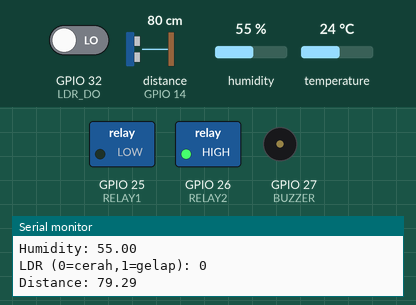
Recording of a sketch running on a simulated ESP32. On the bench: switched loads named in the sketch (green lamp = pin HIGH), buzzer (waves = sounding, pin HIGH), the last lines printed to the serial monitor. Wiring (inferred from the names in the program): ultrasonic range finder: trigger GPIO 12; echo GPIO 14. The inputs (shaded band) are chosen by the test bench; at power-on: distance to the obstacle (sensor on GPIO 14) 80 cm, GPIO 32 (LDR_DO) LOW, temperature 24 °C, humidity 55 %. The echo pulse lasts 58.3 µs per cm; WiFi joins after 1.5 s; servers stay silent unless stated; the Firebase database answers and starts empty; pins used as bus, display or sensor lines are not drawn.

Above: at 4.7 s.
4.8 s: distance to the obstacle (sensor on GPIO 14) set to 2 cm
At 7.4 s:
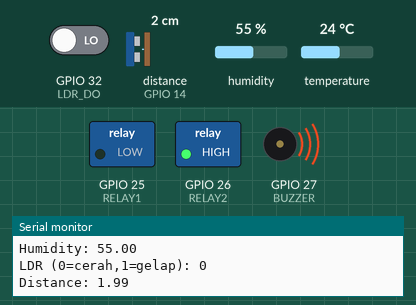
9.1 s: GPIO 32 (LDR_DO) driven HIGH
At 11.4 s:
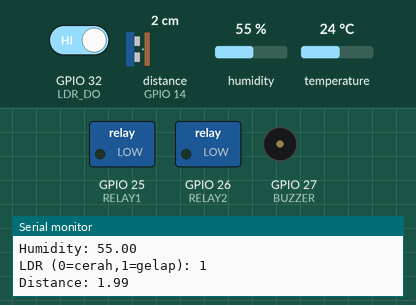
11.8 s: temperature set to 22 °C
At 14.1 s:
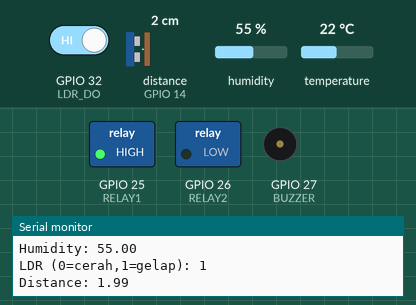
14.4 s: GPIO 32 (LDR_DO) driven LOW
At 16.0 s:
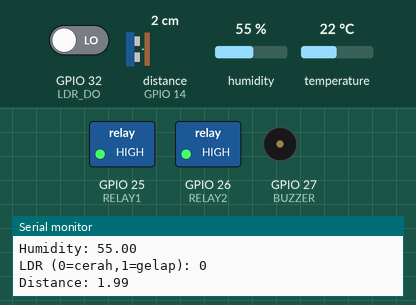
17.1 s: GPIO 32 (LDR_DO) driven HIGH
At 18.25 s:
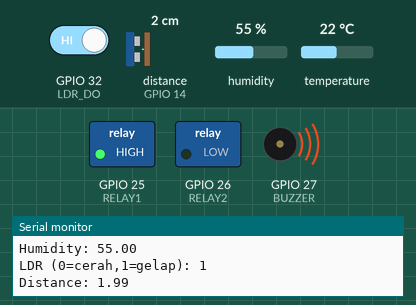
19.8 s: temperature set to 28 °C
At 21.8 s:
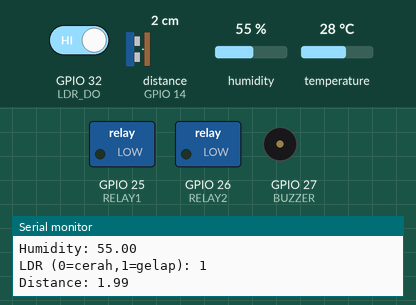
Timing chart, 0 to 23.3 s (numbered marks = the images above; inputs shaded):
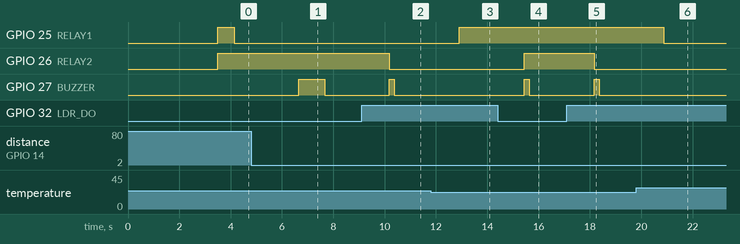

The sketch:

arduino_code.ino
```cpp
#include <WiFi.h>
#include <ArduinoJson.h>
#include <IOXhop_FirebaseESP32.h>
#include "DHT.h"

// =========================
// WIFI CONFIG
// =========================
const char* ssid = "Blackshadow2";
const char* password = "hamzahc7";

// =========================
// FIREBASE CONFIG
// =========================
#define FIREBASE_HOST "smart-home-5a793-default-rtdb.asia-southeast1.firebasedatabase.app"
#define FIREBASE_AUTH "0qwBv8Vgs2EgulCFfNNybJ5ifXcRE3HBRYDiyFzT"

// =========================
// DHT & Pins
// =========================
#define DHTPIN 15
#define DHTTYPE DHT11
#define LDR_DO 32
#define BUZZER 27
#define RELAY1 25
#define RELAY2 26
#define TRIG 12
#define ECHO 14

DHT dht(DHTPIN, DHTTYPE);

// Flags
bool isDark = false;
bool ultrasonicAlert = false;

// =========================
// SETUP
// =========================
void setup() {
  Serial.begin(115200);
  dht.begin();
  delay(2000);

  // Sambungan WiFi
  WiFi.begin(ssid, password);
  Serial.print("Connecting to WiFi");
  while(WiFi.status() != WL_CONNECTED){
    Serial.print(".");
    delay(500);
  }
  Serial.println("\nConnected to WiFi");
  Serial.print("IP Address: ");
  Serial.println(WiFi.localIP());

  // Sambungan Firebase
  Firebase.begin(FIREBASE_HOST, FIREBASE_AUTH);

  // Konfigurasi Pins
  pinMode(BUZZER, OUTPUT);
  pinMode(RELAY1, OUTPUT);
  pinMode(RELAY2, OUTPUT);
  pinMode(LDR_DO, INPUT);
  pinMode(TRIG, OUTPUT);
  pinMode(ECHO, INPUT);

  digitalWrite(RELAY1, HIGH);
  digitalWrite(RELAY2, HIGH);
}

// =========================
// LOOP
// =========================
void loop() {
  if (WiFi.status() != WL_CONNECTED) {
    Serial.println("WiFi Disconnected.");
    delay(500);
    return;
  }

  // =========================
  // SENSOR READINGS
  // =========================
  float temp = dht.readTemperature();
  float hum = dht.readHumidity();
  int rawLdr = digitalRead(LDR_DO);

  // =========================
  // FORCE LOGIC:
  // 0 = CERAH
  // 1 = GELAP
  // =========================
  int ldr = (rawLdr == HIGH) ? 1 : 0;

  // Ultrasonic
  digitalWrite(TRIG, LOW);
  delayMicroseconds(2);
  digitalWrite(TRIG, HIGH);
  delayMicroseconds(10);
  digitalWrite(TRIG, LOW);
  long duration = pulseIn(ECHO, HIGH);
  float distance = duration * 0.034 / 2;

  // Debug print
  Serial.print("Temp: "); Serial.println(temp);
  Serial.print("Humidity: "); Serial.println(hum);
  Serial.print("LDR (0=cerah,1=gelap): "); Serial.println(ldr);
  Serial.print("Distance: "); Serial.println(distance);

  // =========================
  // BACA MANUAL CONTROL & MODE
  // =========================
  int relay1Mode = Firebase.getInt("/Mode/relay1");  // 0 = auto, 1 = manual
  int relay2Mode = Firebase.getInt("/Mode/relay2");
  int relay1Cmd = Firebase.getInt("/RelayControl/relay1");
  int relay2Cmd = Firebase.getInt("/RelayControl/relay2");

  // =========================
  // RELAY 1 CONTROL
  // =========================
  if (relay1Mode == 1) {
    // MANUAL MODE
    digitalWrite(RELAY1, relay1Cmd == 1 ? LOW : HIGH);
  }
  else {
    // AUTO MODE (suhu) - Changed from 32°C to 24°C
    if (temp >= 24) digitalWrite(RELAY1, LOW);
    else digitalWrite(RELAY1, HIGH);
  }

  // =========================
  // RELAY 2 CONTROL (LDR)
  // =========================
  if (relay2Mode == 1) {
    // MANUAL MODE
    digitalWrite(RELAY2, relay2Cmd == 1 ? LOW : HIGH);
  }
  else {
    // AUTO MODE (0=cerah, 1=gelap)
    if (ldr == 1) { // GELAP → Relay ON
      digitalWrite(RELAY2, LOW);
      if (!isDark) {
        digitalWrite(BUZZER, HIGH); delay(200); digitalWrite(BUZZER, LOW);
        isDark = true;
      }
    } else { // CERAH → Relay OFF
      digitalWrite(RELAY2, HIGH);
      if (isDark) {
        digitalWrite(BUZZER, HIGH); delay(200); digitalWrite(BUZZER, LOW);
        isDark = false;
      }
    }
  }

  // =========================
  // ULTRASONIC ALERT
  // =========================
  if (distance > 0 && distance <= 10) {
    if (!ultrasonicAlert) {
      digitalWrite(BUZZER, HIGH); delay(1000); digitalWrite(BUZZER, LOW);
      ultrasonicAlert = true;
    }
  }
  else {
    ultrasonicAlert = false;
  }

  // =========================
  // PUSH SENSOR DATA
  // =========================
  Firebase.setFloat("/Sensors/Temperature", temp);
  Firebase.setFloat("/Sensors/Humidity", hum);
  Firebase.setInt("/Sensors/LDR", ldr);
  Firebase.setFloat("/Sensors/Distance", distance);

  // =========================
  // PUSH RELAY STATUS
  // =========================
  Firebase.setInt("/RelayStatus/relay1", digitalRead(RELAY1) == LOW ? 1 : 0);
  Firebase.setInt("/RelayStatus/relay2", digitalRead(RELAY2) == LOW ? 1 : 0);

  delay(1000);
}
```

Measured:
- the behaviour switches between 24 and 23 °C on temperature (found by bisection; images 2 and 3)
- after the input at 4.8 s, GPIO 27 (BUZZER): LOW → HIGH after 1.9 s, → LOW 1.0 s later
- after the input at 9.1 s, GPIO 26 (RELAY2): HIGH → LOW after 1.1 s; GPIO 27 (BUZZER): LOW → HIGH after 1.1 s, → LOW 0.20 s later
- after the input at 11.8 s, GPIO 25 (RELAY1): LOW → HIGH after 1.1 s
- after the input at 14.4 s, GPIO 26 (RELAY2): LOW → HIGH after 1.0 s; GPIO 27 (BUZZER): LOW → HIGH after 1.0 s, → LOW 0.20 s later
- after the input at 17.1 s, GPIO 26 (RELAY2): HIGH → LOW after 1.1 s; GPIO 27 (BUZZER): LOW → HIGH after 1.1 s, → LOW 0.20 s later
- after the input at 19.8 s, GPIO 25 (RELAY1): HIGH → LOW after 1.1 s
